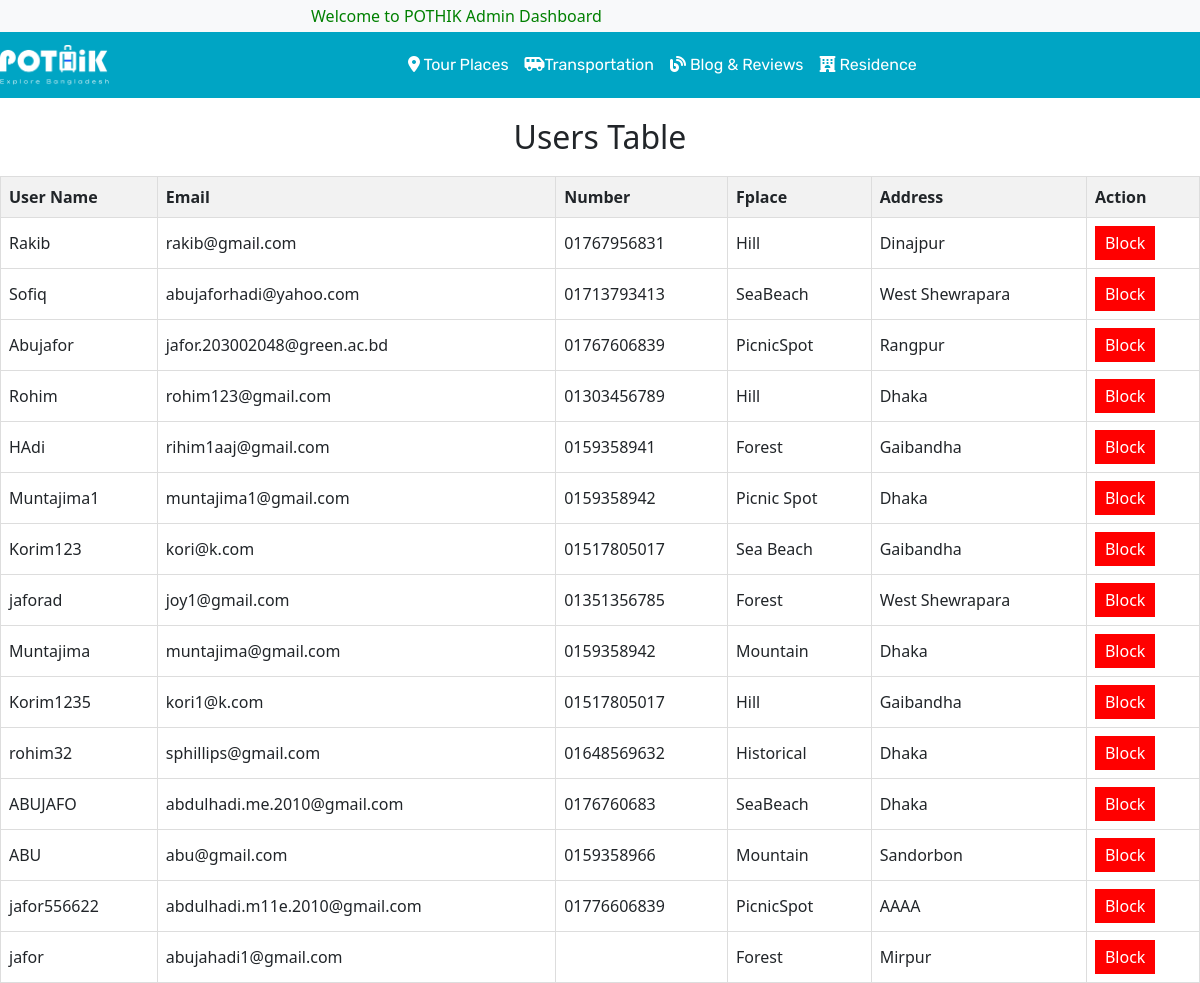
/userAdmin.php, run on an earlier commit of the app's database.
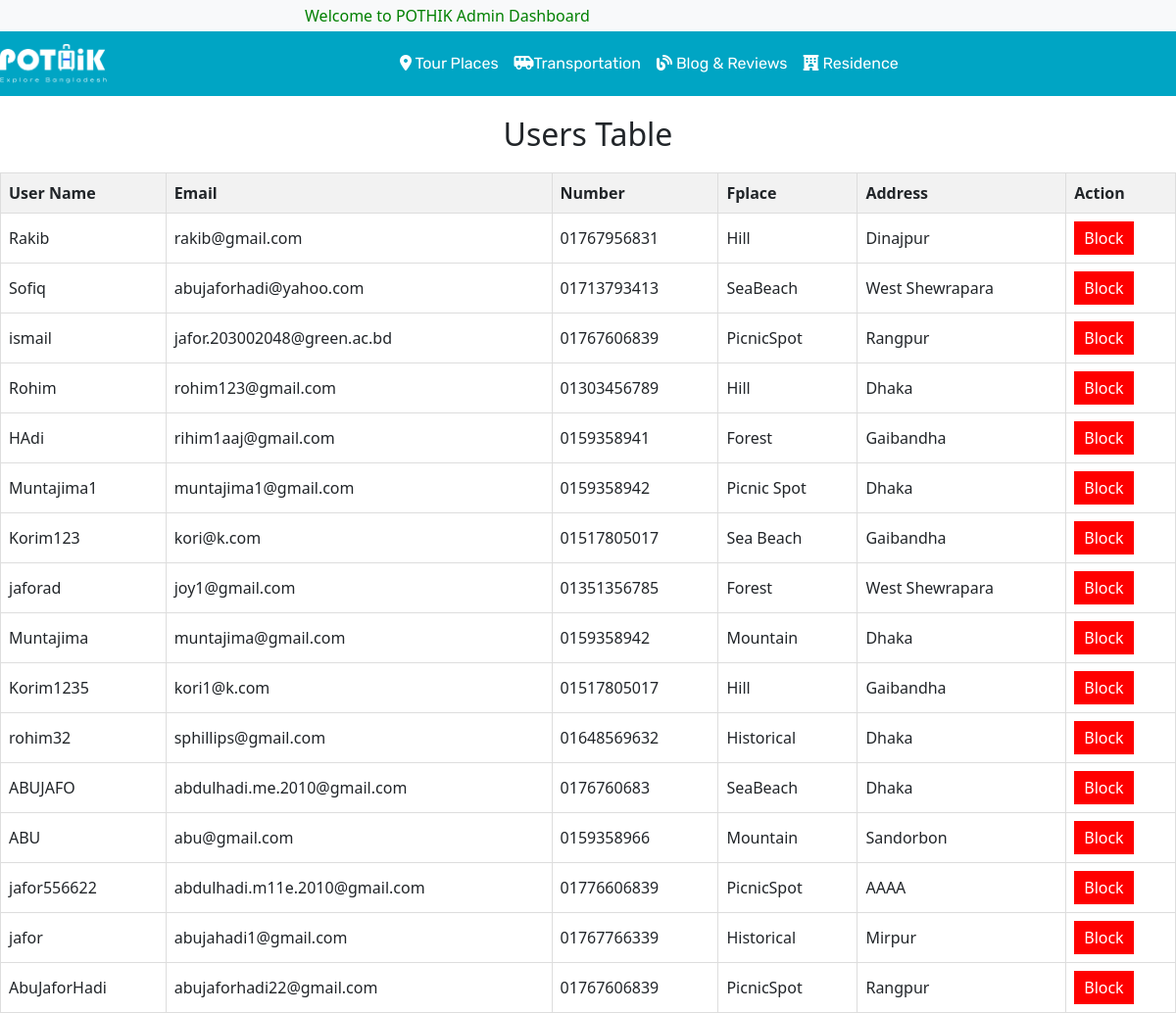
And on a later commit of the database.
### tables this page shows
CREATE TABLE `users` (
  `user_id` int(11) NOT NULL,
  `user_name` varchar(50) NOT NULL,
  `email` varchar(50) NOT NULL,
  `password` varchar(50) DEFAULT NULL,
  `number` text NOT NULL,
  `Fplace` varchar(20) NOT NULL,
  `address` varchar(50) NOT NULL,
  `verification_code` varchar(255) NOT NULL,
  `is_verify` int(10) NOT NULL DEFAULT 0
);

### userAdmin.php (the view, shortened to what this page needs)
<?php
include ("_admin.php");
$conn = new mysqli('localhost', 'root', '', 'travel');
$sql = "SELECT `user_name`, `email`, `number`, `Fplace`, `address` FROM `users`;";
$result = $conn->query($sql);
?>
<!DOCTYPE html>
<html lang="en">
<head>
</head>
<body>
<h2>Users Table</h2>
<table id="userTable">
    <tr>
        <th>User Name</th>
        <th>Email</th>
        <th>Number</th>
        <th>Fplace</th>
        <th>Address</th>
        <th>Action</th>
    </tr>
    <?php
    if ($result->num_rows > 0) {
        while ($row = $result->fetch_assoc()) {
            echo "<tr>";
            echo "<td>" . $row["user_name"] . "</td>";
            echo "<td>" . $row["email"] . "</td>";
            echo "<td>" . $row["number"] . "</td>";
            echo "<td>" . $row["Fplace"] . "</td>";
            echo "<td>" . $row["address"] . "</td>";
            echo "<td><button onclick='deleteUser(this, \"" . $row["user_name"] . "\")'>Block</button></td>";
            echo "</tr>";
        }
    } else {
        echo "<tr><td colspan='6'>No records found</td></tr>";
    }
    ?>
</table>
</body>
</html>

### _admin.php (shortened to what this page needs)
<!DOCTYPE html>
<html>
<head>
</head>
<body>
<link rel="stylesheet" href="https://stackpath.bootstrapcdn.com/bootstrap/4.4.1/css/bootstrap.min.css">
<link rel="stylesheet" href="https://cdnjs.cloudflare.com/ajax/libs/OwlCarousel2/2.3.4/assets/owl.carousel.min.css" />
<link rel="stylesheet" href="https://cdnjs.cloudflare.com/ajax/libs/OwlCarousel2/2.3.4/assets/owl.theme.default.min.css" />
<link rel="stylesheet" href="https://cdnjs.cloudflare.com/ajax/libs/font-awesome/5.13.0/css/all.min.css" />
<link rel="stylesheet" href="https://cdnjs.cloudflare.com/ajax/libs/font-awesome/6.2.1/css/all.min.css">
<link href="https://cdn.jsdelivr.net/npm/bootstrap@5.2.3/dist/css/bootstrap.min.css" rel="stylesheet">
<link href="https://cdn.jsdelivr.net/npm/bootstrap@5.2.0-beta1/dist/css/bootstrap.min.css" rel="stylesheet">
<link rel="stylesheet" href="style.css">
<link rel="stylesheet" href="style1.css">
	<header id="header">
        <div class="strip d-flex justify-content-between px-4 py-1 bg-light">
            <p class="font-rale font-size-12 text-black-50 m-0">
                <marquee behavior="" direction="" style="color: Green;">Welcome to POTHIK Admin Dashboard</marquee>
            </p>
        </div>
        <nav class="navbar navbar-expand-lg navbar-dark color-second-bg">
        <a class="navbar-brand" href="adminhome.php"><img src="assets/icons/pothik 2.png" alt="" width="" height="40px" srcset=""></a>
            <div class="collapse navbar-collapse" id="navbarNav">
                <ul class="navbar-nav m-auto font-rubik">
                    <li class="nav-item active">
                        <a class="nav-link" href="adminPlace.php"><i class="fa-solid fa-location-dot"></i> Tour Places</a></a>
                    </li>
                    <li class="nav-item active">
                        <a class="nav-link" href="adminBus.php"><i class="fa-solid fa-van-shuttle"></i>Transportation</a>
                    </li>
                    <li class="nav-item active">
                        <a class="nav-link" href="adminBlog.php"><i class="fa-solid fa-blog"></i> Blog & Reviews</a>
                    </li>
                    <li class="nav-item active">
                        <a class="nav-link" href="adminhotel.php"><i class="fa-solid fa-hotel"></i> Residence</a>
                    </li>
                </ul>
            </div>
        </nav>
    </header>

### style.css (style rules this page uses)
button, button:focus { outline: none !important; box-shadow: none !important; }
.font-rale { font-family: "Raleway", cursive; }
.font-rubik { font-family: "Rubik", cursive; }
.font-size-12 { font-size: 12px; }
.color-second-bg { background: #00A5C4; }

### userAdmin.php (style rules this page uses)
h2 { text-align: center; margin: 20px; }
table { width: 100%; border-collapse: collapse; }
th, td { border: 1px solid #ddd; padding: 8px; }
th { background-color: #f2f2f2; text-align: left; }
button { padding: 5px 10px; color: white; background-color: red; border: none; cursor: pointer; }

What changed in the data, as far as the page shows it:
changed users "jafor.203002048@green.ac.bd": user_name "Abujafor" → "ismail"
changed users "jafor": number (not shown) → "01767766339"; Fplace "Forest" → "Historical"
added users: user_name "AbuJaforHadi", email "abujaforhadi22@gmail.com", number "01767606839", Fplace "PicnicSpot", address "Rangpur"
